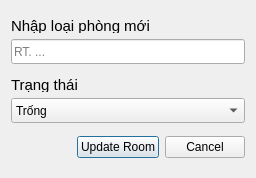
<?xml version="1.0" encoding="UTF-8"?>
<ui version="4.0">
 <class>Editroom</class>
 <widget class="QDialog" name="Editroom">
  <property name="geometry">
   <rect>
    <x>0</x>
    <y>0</y>
    <width>256</width>
    <height>178</height>
   </rect>
  </property>
  <property name="windowTitle">
   <string>Edit Room</string>
  </property>
  <layout class="QVBoxLayout" name="verticalLayout_3">
   <item>
    <layout class="QVBoxLayout" name="verticalLayout">
     <item>
      <widget class="QLabel" name="label">
       <property name="maximumSize">
        <size>
         <width>16777215</width>
         <height>15</height>
        </size>
       </property>
       <property name="font">
        <font>
         <pointsize>11</pointsize>
        </font>
       </property>
       <property name="text">
        <string>Nhập loại phòng mới</string>
       </property>
      </widget>
     </item>
     <item>
      <widget class="QLineEdit" name="newRT">
       <property name="minimumSize">
        <size>
         <width>0</width>
         <height>25</height>
        </size>
       </property>
       <property name="placeholderText">
        <string>RT. ...</string>
       </property>
      </widget>
     </item>
    </layout>
   </item>
   <item>
    <layout class="QVBoxLayout" name="verticalLayout_2">
     <item>
      <widget class="QLabel" name="label_2">
       <property name="maximumSize">
        <size>
         <width>16777215</width>
         <height>15</height>
        </size>
       </property>
       <property name="font">
        <font>
         <pointsize>11</pointsize>
        </font>
       </property>
       <property name="text">
        <string>Trạng thái</string>
       </property>
      </widget>
     </item>
     <item>
      <widget class="QComboBox" name="comboBox">
       <property name="minimumSize">
        <size>
         <width>0</width>
         <height>25</height>
        </size>
       </property>
       <item>
        <property name="text">
         <string>Trống</string>
        </property>
       </item>
       <item>
        <property name="text">
         <string>Đang bảo trì</string>
        </property>
       </item>
      </widget>
     </item>
    </layout>
   </item>
   <item>
    <layout class="QHBoxLayout" name="horizontalLayout_2">
     <item>
      <spacer name="horizontalSpacer">
       <property name="orientation">
        <enum>Qt::Orientation::Horizontal</enum>
       </property>
       <property name="sizeHint" stdset="0">
        <size>
         <width>40</width>
         <height>20</height>
        </size>
       </property>
      </spacer>
     </item>
     <item>
      <layout class="QHBoxLayout" name="horizontalLayout">
       <item>
        <widget class="QPushButton" name="Updateroombtn">
         <property name="minimumSize">
          <size>
           <width>55</width>
           <height>18</height>
          </size>
         </property>
         <property name="styleSheet">
          <string notr="true">QPushButton{
/background-color: #34D481;
/color:white;
/border:none;
/border-radius: 8px;
/font-weight:bold;
/font-size: 10px;
}</string>
         </property>
         <property name="text">
          <string>Update Room</string>
         </property>
         <property name="checkable">
          <bool>true</bool>
         </property>
        </widget>
       </item>
       <item>
        <widget class="QPushButton" name="pushButton_2">
         <property name="minimumSize">
          <size>
           <width>18</width>
           <height>18</height>
          </size>
         </property>
         <property name="styleSheet">
          <string notr="true">QPushButton{
/background-color: #585858;
/color:white;
/border:none;
/border-radius: 8px;
/font-weight:bold;
/font-size: 10px;
}</string>
         </property>
         <property name="text">
          <string>Cancel</string>
         </property>
         <property name="checkable">
          <bool>true</bool>
         </property>
        </widget>
       </item>
      </layout>
     </item>
    </layout>
   </item>
  </layout>
 </widget>
 <resources/>
 <connections>
  <connection>
   <sender>pushButton_2</sender>
   <signal>toggled(bool)</signal>
   <receiver>Editroom</receiver>
   <slot>close()</slot>
   <hints>
    <hint type="sourcelabel">
     <x>217</x>
     <y>148</y>
    </hint>
    <hint type="destinationlabel">
     <x>214</x>
     <y>184</y>
    </hint>
   </hints>
  </connection>
 </connections>
</ui>
